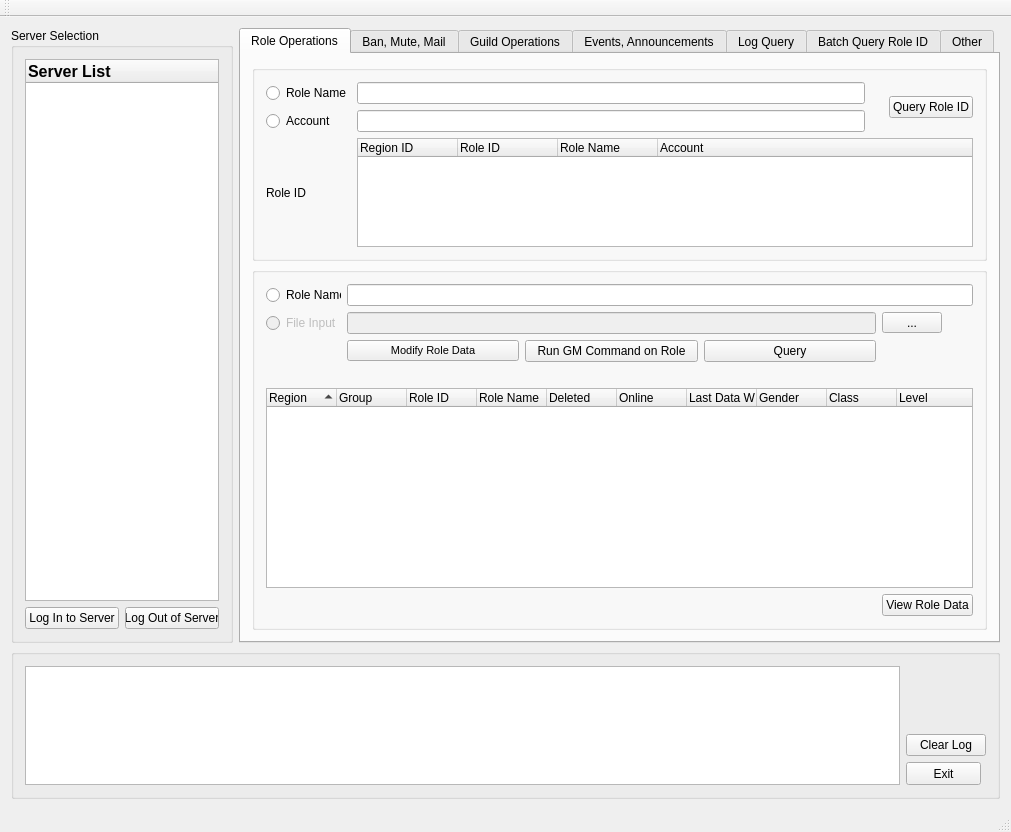
<?xml version="1.0" encoding="UTF-8"?>
<ui version="4.0">
 <class>gmtoolClass</class>
 <widget class="QMainWindow" name="gmtoolClass">
  <property name="geometry">
   <rect>
    <x>0</x>
    <y>0</y>
    <width>1011</width>
    <height>832</height>
   </rect>
  </property>
  <property name="windowTitle">
   <string>gmtool</string>
  </property>
  <widget class="QWidget" name="centralWidget">
   <layout class="QGridLayout" name="gridLayout">
    <item row="2" column="0">
     <widget class="QGroupBox" name="groupBox_12">
      <property name="minimumSize">
       <size>
        <width>150</width>
        <height>150</height>
       </size>
      </property>
      <property name="maximumSize">
       <size>
        <width>222</width>
        <height>16777215</height>
       </size>
      </property>
      <property name="title">
       <string>Server Selection</string>
      </property>
      <layout class="QGridLayout" name="gridLayout_9">
       <item row="1" column="1">
        <widget class="QPushButton" name="loginButton">
         <property name="text">
          <string>Log In to Server</string>
         </property>
        </widget>
       </item>
       <item row="1" column="2">
        <widget class="QPushButton" name="logoutButton">
         <property name="text">
          <string>Log Out of Server</string>
         </property>
        </widget>
       </item>
       <item row="0" column="1" colspan="2">
        <widget class="QTreeWidget" name="treeWidget_SvrList">
         <property name="font">
          <font>
           <pointsize>12</pointsize>
           <weight>75</weight>
           <bold>true</bold>
          </font>
         </property>
         <property name="autoFillBackground">
          <bool>false</bool>
         </property>
         <property name="alternatingRowColors">
          <bool>true</bool>
         </property>
         <property name="allColumnsShowFocus">
          <bool>true</bool>
         </property>
         <attribute name="headerCascadingSectionResizes">
          <bool>false</bool>
         </attribute>
         <attribute name="headerHighlightSections">
          <bool>false</bool>
         </attribute>
         <attribute name="headerShowSortIndicator" stdset="0">
          <bool>false</bool>
         </attribute>
         <column>
          <property name="text">
           <string>Server List</string>
          </property>
         </column>
        </widget>
       </item>
      </layout>
     </widget>
    </item>
    <item row="3" column="0" colspan="2">
     <widget class="QGroupBox" name="groupBox_6">
      <property name="minimumSize">
       <size>
        <width>500</width>
        <height>150</height>
       </size>
      </property>
      <property name="maximumSize">
       <size>
        <width>16777215</width>
        <height>150</height>
       </size>
      </property>
      <property name="title">
       <string/>
      </property>
      <layout class="QGridLayout" name="gridLayout_10">
       <item row="0" column="0" rowspan="3">
        <widget class="QTextBrowser" name="textBrowser"/>
       </item>
       <item row="1" column="1">
        <widget class="QPushButton" name="clearLogButton">
         <property name="text">
          <string>Clear Log</string>
         </property>
        </widget>
       </item>
       <item row="2" column="1">
        <widget class="QPushButton" name="exitButton">
         <property name="minimumSize">
          <size>
           <width>75</width>
           <height>23</height>
          </size>
         </property>
         <property name="maximumSize">
          <size>
           <width>75</width>
           <height>23</height>
          </size>
         </property>
         <property name="text">
          <string>Exit</string>
         </property>
        </widget>
       </item>
       <item row="0" column="1">
        <spacer name="verticalSpacer">
         <property name="orientation">
          <enum>Qt::Vertical</enum>
         </property>
         <property name="sizeHint" stdset="0">
          <size>
           <width>20</width>
           <height>40</height>
          </size>
         </property>
        </spacer>
       </item>
      </layout>
     </widget>
    </item>
    <item row="2" column="1">
     <widget class="QTabWidget" name="tabWidget">
      <property name="currentIndex">
       <number>0</number>
      </property>
      <widget class="QWidget" name="tab">
       <attribute name="title">
        <string>Role Operations</string>
       </attribute>
       <layout class="QGridLayout" name="gridLayout_2">
        <item row="0" column="0">
         <widget class="QGroupBox" name="groupBox_4">
          <property name="maximumSize">
           <size>
            <width>16777215</width>
            <height>200</height>
           </size>
          </property>
          <property name="title">
           <string/>
          </property>
          <layout class="QGridLayout" name="gridLayout_4">
           <item row="0" column="5" rowspan="2">
            <widget class="QPushButton" name="queryRoleID">
             <property name="text">
              <string>Query Role ID</string>
             </property>
            </widget>
           </item>
           <item row="2" column="0">
            <widget class="QLabel" name="label_14">
             <property name="text">
              <string>Role ID</string>
             </property>
            </widget>
           </item>
           <item row="0" column="0">
            <widget class="QRadioButton" name="radioButton_query_1">
             <property name="text">
              <string>Role Name</string>
             </property>
            </widget>
           </item>
           <item row="1" column="0">
            <widget class="QRadioButton" name="radioButton_query_2">
             <property name="text">
              <string>Account</string>
             </property>
            </widget>
           </item>
           <item row="0" column="1">
            <widget class="QLineEdit" name="lineEdit_query_1">
             <property name="toolTip">
              <string>Partial fuzzy match supported</string>
             </property>
            </widget>
           </item>
           <item row="1" column="1">
            <widget class="QLineEdit" name="lineEdit_query_2">
             <property name="toolTip">
              <string>Fuzzy match not supported</string>
             </property>
            </widget>
           </item>
           <item row="2" column="1" colspan="5">
            <widget class="QTreeWidget" name="treeWidget_queryroleid">
             <attribute name="headerDefaultSectionSize">
              <number>100</number>
             </attribute>
             <column>
              <property name="text">
               <string>Region ID</string>
              </property>
             </column>
             <column>
              <property name="text">
               <string>Role ID</string>
              </property>
             </column>
             <column>
              <property name="text">
               <string>Role Name</string>
              </property>
             </column>
             <column>
              <property name="text">
               <string>Account</string>
              </property>
             </column>
            </widget>
           </item>
          </layout>
         </widget>
        </item>
        <item row="1" column="0">
         <widget class="QGroupBox" name="groupBox_9">
          <property name="title">
           <string/>
          </property>
          <layout class="QGridLayout" name="gridLayout_11">
           <item row="0" column="0">
            <widget class="QRadioButton" name="radioButton_queryByID">
             <property name="maximumSize">
              <size>
               <width>75</width>
               <height>20</height>
              </size>
             </property>
             <property name="text">
              <string>Role Name</string>
             </property>
            </widget>
           </item>
           <item row="1" column="0">
            <widget class="QRadioButton" name="radioButton_queryByFile">
             <property name="enabled">
              <bool>false</bool>
             </property>
             <property name="maximumSize">
              <size>
               <width>75</width>
               <height>20</height>
              </size>
             </property>
             <property name="text">
              <string>File Input</string>
             </property>
            </widget>
           </item>
           <item row="0" column="1" colspan="4">
            <widget class="QLineEdit" name="lineEdit_queryByid">
             <property name="toolTip">
              <string>&lt;html&gt;&lt;head/&gt;&lt;body&gt;&lt;p&gt;Up to 10 role IDs, separated by spaces&lt;/p&gt;&lt;/body&gt;&lt;/html&gt;</string>
             </property>
            </widget>
           </item>
           <item row="4" column="2">
            <widget class="QLabel" name="label_15">
             <property name="maximumSize">
              <size>
               <width>16777215</width>
               <height>28</height>
              </size>
             </property>
             <property name="text">
              <string/>
             </property>
            </widget>
           </item>
           <item row="7" column="0" colspan="5">
            <widget class="QTreeWidget" name="treeWidget">
             <property name="minimumSize">
              <size>
               <width>400</width>
               <height>200</height>
              </size>
             </property>
             <property name="maximumSize">
              <size>
               <width>16777215</width>
               <height>500</height>
              </size>
             </property>
             <property name="verticalScrollBarPolicy">
              <enum>Qt::ScrollBarAsNeeded</enum>
             </property>
             <property name="horizontalScrollBarPolicy">
              <enum>Qt::ScrollBarAlwaysOff</enum>
             </property>
             <property name="alternatingRowColors">
              <bool>true</bool>
             </property>
             <property name="indentation">
              <number>2</number>
             </property>
             <property name="sortingEnabled">
              <bool>true</bool>
             </property>
             <property name="animated">
              <bool>false</bool>
             </property>
             <property name="columnCount">
              <number>10</number>
             </property>
             <attribute name="headerDefaultSectionSize">
              <number>70</number>
             </attribute>
             <column>
              <property name="text">
               <string>Region</string>
              </property>
             </column>
             <column>
              <property name="text">
               <string>Group</string>
              </property>
             </column>
             <column>
              <property name="text">
               <string>Role ID</string>
              </property>
             </column>
             <column>
              <property name="text">
               <string>Role Name</string>
              </property>
             </column>
             <column>
              <property name="text">
               <string>Deleted</string>
              </property>
             </column>
             <column>
              <property name="text">
               <string>Online</string>
              </property>
             </column>
             <column>
              <property name="text">
               <string>Last Data Write-back</string>
              </property>
             </column>
             <column>
              <property name="text">
               <string>Gender</string>
              </property>
             </column>
             <column>
              <property name="text">
               <string>Class</string>
              </property>
             </column>
             <column>
              <property name="text">
               <string>Level</string>
              </property>
             </column>
            </widget>
           </item>
           <item row="8" column="4">
            <widget class="QPushButton" name="viewButton">
             <property name="text">
              <string>View Role Data</string>
             </property>
            </widget>
           </item>
           <item row="1" column="4">
            <widget class="QToolButton" name="toolButton">
             <property name="minimumSize">
              <size>
               <width>60</width>
               <height>0</height>
              </size>
             </property>
             <property name="text">
              <string>...</string>
             </property>
            </widget>
           </item>
           <item row="1" column="1" colspan="3">
            <widget class="QLineEdit" name="lineEdit_queryByFile">
             <property name="enabled">
              <bool>false</bool>
             </property>
             <property name="toolTip">
              <string>TXT file, role IDs separated by spaces</string>
             </property>
            </widget>
           </item>
           <item row="3" column="2">
            <widget class="QPushButton" name="roleGMCmdhButton">
             <property name="toolTip">
              <string comment="GM command run on the role itself"/>
             </property>
             <property name="text">
              <string>Run GM Command on Role</string>
             </property>
            </widget>
           </item>
           <item row="3" column="3">
            <widget class="QPushButton" name="query_role_data_button">
             <property name="minimumSize">
              <size>
               <width>0</width>
               <height>0</height>
              </size>
             </property>
             <property name="maximumSize">
              <size>
               <width>16777215</width>
               <height>16777215</height>
              </size>
             </property>
             <property name="text">
              <string>Query</string>
             </property>
            </widget>
           </item>
           <item row="3" column="1">
            <widget class="QPushButton" name="modifyButton">
             <property name="font">
              <font>
               <pointsize>8</pointsize>
              </font>
             </property>
             <property name="text">
              <string>Modify Role Data</string>
             </property>
            </widget>
           </item>
          </layout>
         </widget>
        </item>
       </layout>
      </widget>
      <widget class="QWidget" name="tab_3">
       <attribute name="title">
        <string>Ban, Mute, Mail</string>
       </attribute>
       <layout class="QGridLayout" name="gridLayout_3">
        <item row="0" column="0">
         <widget class="QGroupBox" name="groupBox">
          <property name="title">
           <string/>
          </property>
          <layout class="QGridLayout" name="gridLayout_5">
           <item row="1" column="0">
            <widget class="QRadioButton" name="radioButton_5">
             <property name="text">
              <string>Input from File</string>
             </property>
            </widget>
           </item>
           <item row="1" column="1">
            <widget class="QLineEdit" name="lineEdit">
             <property name="toolTip">
              <string>TXT file, role IDs separated by spaces</string>
             </property>
            </widget>
           </item>
           <item row="0" column="0">
            <widget class="QRadioButton" name="radioButton_6">
             <property name="text">
              <string>Role Name</string>
             </property>
            </widget>
           </item>
           <item row="1" column="2">
            <widget class="QToolButton" name="toolButton_2">
             <property name="text">
              <string>...</string>
             </property>
            </widget>
           </item>
           <item row="0" column="1" colspan="2">
            <widget class="QTextEdit" name="textEdit_RoleID">
             <property name="minimumSize">
              <size>
               <width>0</width>
               <height>80</height>
              </size>
             </property>
             <property name="toolTip">
              <string>Up to 10 role IDs, separated by spaces</string>
             </property>
            </widget>
           </item>
           <item row="3" column="0" colspan="3">
            <widget class="QGroupBox" name="groupBox_5">
             <property name="minimumSize">
              <size>
               <width>400</width>
               <height>200</height>
              </size>
             </property>
             <property name="title">
              <string/>
             </property>
             <layout class="QGridLayout" name="gridLayout_14">
              <item row="0" column="0">
               <widget class="QLabel" name="label_17">
                <property name="text">
                 <string>Mail Title</string>
                </property>
               </widget>
              </item>
              <item row="1" column="0">
               <widget class="QLabel" name="label_18">
                <property name="text">
                 <string>Mail Content</string>
                </property>
               </widget>
              </item>
              <item row="5" column="0">
               <widget class="QLabel" name="label_19">
                <property name="text">
                 <string>Attachment Item ID</string>
                </property>
               </widget>
              </item>
              <item row="5" column="1">
               <widget class="QLineEdit" name="lineEdit_mail_2"/>
              </item>
              <item row="5" column="2">
               <widget class="QLabel" name="label_20">
                <property name="text">
                 <string>Attachment Item Count</string>
                </property>
               </widget>
              </item>
              <item row="5" column="3">
               <widget class="QLineEdit" name="lineEdit_mail_3"/>
              </item>
              <item row="5" column="4">
               <widget class="QPushButton" name="mailButton">
                <property name="text">
                 <string>Send Mail</string>
                </property>
               </widget>
              </item>
              <item row="1" column="1" colspan="4">
               <widget class="QTextEdit" name="textEdit_mail"/>
              </item>
              <item row="0" column="1" colspan="4">
               <widget class="QLineEdit" name="lineEdit_mail_1"/>
              </item>
              <item row="4" column="1">
               <widget class="QComboBox" name="mailItem_comboBox">
                <property name="enabled">
                 <bool>false</bool>
                </property>
                <property name="editable">
                 <bool>true</bool>
                </property>
                <property name="maxVisibleItems">
                 <number>16</number>
                </property>
               </widget>
              </item>
              <item row="2" column="0">
               <widget class="QLabel" name="label_11">
                <property name="text">
                 <string>Reason</string>
                </property>
               </widget>
              </item>
              <item row="2" column="1" colspan="4">
               <widget class="QTextEdit" name="mailReasonEdit"/>
              </item>
             </layout>
            </widget>
           </item>
           <item row="2" column="0" colspan="3">
            <widget class="QGroupBox" name="groupBox_3">
             <property name="minimumSize">
              <size>
               <width>450</width>
               <height>150</height>
              </size>
             </property>
             <property name="title">
              <string/>
             </property>
             <widget class="QLineEdit" name="forbiddenChatTimeEdit">
              <property name="geometry">
               <rect>
                <x>380</x>
                <y>30</y>
                <width>113</width>
                <height>20</height>
               </rect>
              </property>
             </widget>
             <widget class="QPushButton" name="forbiddenChatButton">
              <property name="geometry">
               <rect>
                <x>40</x>
                <y>80</y>
                <width>75</width>
                <height>23</height>
               </rect>
              </property>
              <property name="text">
               <string>Mute</string>
              </property>
             </widget>
             <widget class="QPushButton" name="unForbiddenChatButton">
              <property name="geometry">
               <rect>
                <x>130</x>
                <y>80</y>
                <width>75</width>
                <height>23</height>
               </rect>
              </property>
              <property name="text">
               <string>Unmute</string>
              </property>
             </widget>
             <widget class="QLabel" name="label_4">
              <property name="geometry">
               <rect>
                <x>30</x>
                <y>30</y>
                <width>111</width>
                <height>16</height>
               </rect>
              </property>
              <property name="text">
               <string>Duration (minutes)</string>
              </property>
             </widget>
             <widget class="QPushButton" name="freezeRoleButton">
              <property name="geometry">
               <rect>
                <x>280</x>
                <y>80</y>
                <width>75</width>
                <height>23</height>
               </rect>
              </property>
              <property name="text">
               <string>Ban</string>
              </property>
             </widget>
             <widget class="QPushButton" name="unfreezeRoleButton">
              <property name="geometry">
               <rect>
                <x>370</x>
                <y>80</y>
                <width>75</width>
                <height>23</height>
               </rect>
              </property>
              <property name="text">
               <string>Unban</string>
              </property>
             </widget>
             <widget class="QPushButton" name="kickRoleButton">
              <property name="geometry">
               <rect>
                <x>20</x>
                <y>120</y>
                <width>75</width>
                <height>23</height>
               </rect>
              </property>
              <property name="text">
               <string>Force Offline</string>
              </property>
             </widget>
             <widget class="QRadioButton" name="fc1_radioButton">
              <property name="geometry">
               <rect>
                <x>150</x>
                <y>30</y>
                <width>21</width>
                <height>17</height>
               </rect>
              </property>
              <property name="text">
               <string/>
              </property>
             </widget>
             <widget class="QRadioButton" name="fc2_radioButton">
              <property name="geometry">
               <rect>
                <x>350</x>
                <y>30</y>
                <width>21</width>
                <height>17</height>
               </rect>
              </property>
              <property name="text">
               <string/>
              </property>
             </widget>
             <widget class="QComboBox" name="fc1_comboBox">
              <property name="geometry">
               <rect>
                <x>180</x>
                <y>30</y>
                <width>111</width>
                <height>22</height>
               </rect>
              </property>
             </widget>
             <widget class="QLabel" name="label_13">
              <property name="geometry">
               <rect>
                <x>530</x>
                <y>0</y>
                <width>121</width>
                <height>81</height>
               </rect>
              </property>
              <property name="text">
               <string>  -1 = permanent ban</string>
              </property>
             </widget>
            </widget>
           </item>
          </layout>
         </widget>
        </item>
       </layout>
      </widget>
      <widget class="QWidget" name="tab_4">
       <attribute name="title">
        <string>Guild Operations</string>
       </attribute>
      </widget>
      <widget class="QWidget" name="tab_5">
       <attribute name="title">
        <string>Events, Announcements</string>
       </attribute>
       <layout class="QGridLayout" name="gridLayout_12">
        <item row="3" column="0">
         <spacer name="verticalSpacer_2">
          <property name="orientation">
           <enum>Qt::Vertical</enum>
          </property>
          <property name="sizeHint" stdset="0">
           <size>
            <width>20</width>
            <height>40</height>
           </size>
          </property>
         </spacer>
        </item>
        <item row="0" column="0">
         <widget class="QGroupBox" name="groupBox_13">
          <property name="minimumSize">
           <size>
            <width>400</width>
            <height>150</height>
           </size>
          </property>
          <property name="maximumSize">
           <size>
            <width>16777215</width>
            <height>200</height>
           </size>
          </property>
          <property name="title">
           <string>Announcement</string>
          </property>
          <layout class="QGridLayout" name="gridLayout_13">
           <item row="1" column="0">
            <widget class="QLabel" name="label">
             <property name="text">
              <string>Announcement Text</string>
             </property>
            </widget>
           </item>
           <item row="2" column="0">
            <widget class="QLabel" name="label_3">
             <property name="text">
              <string>Start Time</string>
             </property>
            </widget>
           </item>
           <item row="2" column="1">
            <widget class="QDateTimeEdit" name="dateTimeEdit_announce"/>
           </item>
           <item row="3" column="0">
            <widget class="QLabel" name="label_6">
             <property name="text">
              <string>Repeat Interval (sec)</string>
             </property>
            </widget>
           </item>
           <item row="3" column="1">
            <widget class="QLineEdit" name="lineEdit_announce_1"/>
           </item>
           <item row="3" column="2">
            <widget class="QLabel" name="label_16">
             <property name="text">
              <string>Repeat Count</string>
             </property>
            </widget>
           </item>
           <item row="3" column="3">
            <widget class="QLineEdit" name="lineEdit_announce_2"/>
           </item>
           <item row="4" column="3">
            <widget class="QPushButton" name="annouceButton">
             <property name="text">
              <string>Send Announcement</string>
             </property>
            </widget>
           </item>
           <item row="1" column="1" colspan="3">
            <widget class="QTextEdit" name="textEdit_announce">
             <property name="minimumSize">
              <size>
               <width>0</width>
               <height>50</height>
              </size>
             </property>
            </widget>
           </item>
           <item row="4" column="0">
            <widget class="QPushButton" name="delAnnounceButton">
             <property name="text">
              <string>Delete Announcement</string>
             </property>
            </widget>
           </item>
           <item row="0" column="0">
            <widget class="QLabel" name="label_5">
             <property name="text">
              <string>Group:</string>
             </property>
            </widget>
           </item>
           <item row="0" column="1">
            <widget class="QComboBox" name="comboBox">
             <property name="maxVisibleItems">
              <number>16</number>
             </property>
            </widget>
           </item>
          </layout>
         </widget>
        </item>
        <item row="2" column="0">
         <widget class="QTreeWidget" name="announceWidget">
          <property name="indentation">
           <number>20</number>
          </property>
          <attribute name="headerDefaultSectionSize">
           <number>100</number>
          </attribute>
          <column>
           <property name="text">
            <string>Group</string>
           </property>
          </column>
          <column>
           <property name="text">
            <string>Interval</string>
           </property>
          </column>
          <column>
           <property name="text">
            <string>Repeats Left</string>
           </property>
          </column>
          <column>
           <property name="text">
            <string>Content</string>
           </property>
          </column>
         </widget>
        </item>
        <item row="1" column="0">
         <widget class="QPushButton" name="getAnnounceButton">
          <property name="text">
           <string>Get Sent Announcements</string>
          </property>
         </widget>
        </item>
       </layout>
      </widget>
      <widget class="QWidget" name="tab_2">
       <attribute name="title">
        <string>Log Query</string>
       </attribute>
       <layout class="QGridLayout" name="gridLayout_6">
        <item row="0" column="0">
         <widget class="QGroupBox" name="groupBox_7">
          <property name="minimumSize">
           <size>
            <width>280</width>
            <height>435</height>
           </size>
          </property>
          <property name="maximumSize">
           <size>
            <width>280</width>
            <height>16777215</height>
           </size>
          </property>
          <property name="title">
           <string/>
          </property>
          <layout class="QVBoxLayout" name="verticalLayout">
           <property name="spacing">
            <number>0</number>
           </property>
           <property name="leftMargin">
            <number>0</number>
           </property>
           <property name="topMargin">
            <number>0</number>
           </property>
           <property name="rightMargin">
            <number>0</number>
           </property>
           <property name="bottomMargin">
            <number>0</number>
           </property>
           <item>
            <widget class="QGroupBox" name="groupBox_10">
             <property name="title">
              <string/>
             </property>
             <layout class="QGridLayout" name="gridLayout_7">
              <property name="leftMargin">
               <number>2</number>
              </property>
              <property name="topMargin">
               <number>2</number>
              </property>
              <property name="rightMargin">
               <number>2</number>
              </property>
              <property name="bottomMargin">
               <number>2</number>
              </property>
              <item row="2" column="0" colspan="2">
               <widget class="QPushButton" name="searchButton_log">
                <property name="text">
                 <string>Query</string>
                </property>
               </widget>
              </item>
              <item row="0" column="0" colspan="2">
               <widget class="QGroupBox" name="groupBox_11">
                <property name="title">
                 <string/>
                </property>
                <layout class="QGridLayout" name="gridLayout_8">
                 <item row="3" column="1">
                  <widget class="QLabel" name="label_8">
                   <property name="maximumSize">
                    <size>
                     <width>55</width>
                     <height>16777215</height>
                    </size>
                   </property>
                   <property name="text">
                    <string>End Time</string>
                   </property>
                  </widget>
                 </item>
                 <item row="2" column="1">
                  <widget class="QLabel" name="label_7">
                   <property name="maximumSize">
                    <size>
                     <width>55</width>
                     <height>16777215</height>
                    </size>
                   </property>
                   <property name="text">
                    <string>Start Time</string>
                   </property>
                  </widget>
                 </item>
                 <item row="2" column="2">
                  <widget class="QDateTimeEdit" name="dateTimeEdit_log_1"/>
                 </item>
                 <item row="1" column="1" colspan="2">
                  <widget class="QGroupBox" name="groupBox_14">
                   <property name="minimumSize">
                    <size>
                     <width>0</width>
                     <height>250</height>
                    </size>
                   </property>
                   <property name="title">
                    <string/>
                   </property>
                   <layout class="QGridLayout" name="gridLayout_16">
                    <item row="7" column="0">
                     <spacer name="verticalSpacer_3">
                      <property name="orientation">
                       <enum>Qt::Vertical</enum>
                      </property>
                      <property name="sizeHint" stdset="0">
                       <size>
                        <width>20</width>
                        <height>40</height>
                       </size>
                      </property>
                     </spacer>
                    </item>
                    <item row="1" column="0">
                     <widget class="QLabel" name="label_log_1">
                      <property name="text">
                       <string>Source Role ID</string>
                      </property>
                     </widget>
                    </item>
                    <item row="1" column="1">
                     <widget class="QLineEdit" name="lineEdit_log_1"/>
                    </item>
                    <item row="3" column="1">
                     <widget class="QLineEdit" name="lineEdit_log_3"/>
                    </item>
                    <item row="3" column="0">
                     <widget class="QLabel" name="label_log_3">
                      <property name="text">
                       <string>Item Serial No.</string>
                      </property>
                     </widget>
                    </item>
                    <item row="2" column="0">
                     <widget class="QLabel" name="label_log_2">
                      <property name="text">
                       <string>Item Type</string>
                      </property>
                     </widget>
                    </item>
                    <item row="2" column="1">
                     <widget class="QLineEdit" name="lineEdit_log_2"/>
                    </item>
                    <item row="6" column="1">
                     <widget class="QLineEdit" name="lineEdit_log_6"/>
                    </item>
                    <item row="4" column="1">
                     <widget class="QLineEdit" name="lineEdit_log_4"/>
                    </item>
                    <item row="5" column="1">
                     <widget class="QLineEdit" name="lineEdit_log_5"/>
                    </item>
                    <item row="6" column="0">
                     <widget class="QLabel" name="label_log_6">
                      <property name="text">
                       <string>Quest ID</string>
                      </property>
                     </widget>
                    </item>
                    <item row="4" column="0">
                     <widget class="QLabel" name="label_log_4">
                      <property name="text">
                       <string>Target Role</string>
                      </property>
                     </widget>
                    </item>
                    <item row="5" column="0">
                     <widget class="QLabel" name="label_log_5">
                      <property name="text">
                       <string>Currency Type</string>
                      </property>
                     </widget>
                    </item>
                    <item row="0" column="0">
                     <widget class="QLabel" name="label_log_0">
                      <property name="text">
                       <string>Shanda Passport</string>
                      </property>
                     </widget>
                    </item>
                    <item row="0" column="1">
                     <widget class="QLineEdit" name="lineEdit_log_0"/>
                    </item>
                   </layout>
                  </widget>
                 </item>
                 <item row="3" column="2">
                  <widget class="QDateTimeEdit" name="dateTimeEdit_log_2"/>
                 </item>
                 <item row="0" column="1" colspan="2">
                  <widget class="QComboBox" name="logComboBox"/>
                 </item>
                </layout>
               </widget>
              </item>
              <item row="1" column="0">
               <widget class="QLabel" name="label_10">
                <property name="text">
                 <string>Output File Name</string>
                </property>
               </widget>
              </item>
              <item row="1" column="1">
               <widget class="QLineEdit" name="lineEdit_log">
                <property name="text">
                 <string>output.txt</string>
                </property>
               </widget>
              </item>
             </layout>
            </widget>
           </item>
          </layout>
         </widget>
        </item>
        <item row="0" column="1">
         <widget class="QTextEdit" name="textEdit"/>
        </item>
       </layout>
      </widget>
      <widget class="QWidget" name="tab_7">
       <attribute name="title">
        <string>Batch Query Role ID</string>
       </attribute>
       <widget class="QPushButton" name="queryfileButton">
        <property name="geometry">
         <rect>
          <x>480</x>
          <y>100</y>
          <width>75</width>
          <height>23</height>
         </rect>
        </property>
        <property name="text">
         <string>Query</string>
        </property>
       </widget>
       <widget class="QLineEdit" name="queryfile_lineEdit">
        <property name="geometry">
         <rect>
          <x>50</x>
          <y>100</y>
          <width>391</width>
          <height>20</height>
         </rect>
        </property>
       </widget>
       <widget class="QLabel" name="label_12">
        <property name="geometry">
         <rect>
          <x>60</x>
          <y>150</y>
          <width>381</width>
          <height>41</height>
         </rect>
        </property>
        <property name="text">
         <string>Output file: nameTOid.txt</string>
        </property>
       </widget>
      </widget>
      <widget class="QWidget" name="tab_6">
       <attribute name="title">
        <string>Other</string>
       </attribute>
       <widget class="QLabel" name="label_2">
        <property name="geometry">
         <rect>
          <x>40</x>
          <y>20</y>
          <width>91</width>
          <height>16</height>
         </rect>
        </property>
        <property name="text">
         <string>System Command</string>
        </property>
       </widget>
       <widget class="QTextEdit" name="textEdit_gmStrCmd">
        <property name="geometry">
         <rect>
          <x>140</x>
          <y>10</y>
          <width>501</width>
          <height>161</height>
         </rect>
        </property>
       </widget>
       <widget class="QPushButton" name="pushButton_gmStrCmd">
        <property name="geometry">
         <rect>
          <x>30</x>
          <y>140</y>
          <width>75</width>
          <height>23</height>
         </rect>
        </property>
        <property name="text">
         <string>Run Command</string>
        </property>
       </widget>
      </widget>
     </widget>
    </item>
   </layout>
  </widget>
  <widget class="QMenuBar" name="menuBar">
   <property name="geometry">
    <rect>
     <x>0</x>
     <y>0</y>
     <width>1011</width>
     <height>21</height>
    </rect>
   </property>
  </widget>
  <widget class="QToolBar" name="mainToolBar">
   <attribute name="toolBarArea">
    <enum>TopToolBarArea</enum>
   </attribute>
   <attribute name="toolBarBreak">
    <bool>false</bool>
   </attribute>
  </widget>
  <widget class="QStatusBar" name="statusBar"/>
 </widget>
 <layoutdefault spacing="6" margin="11"/>
 <resources>
  <include location="gmtool.qrc"/>
 </resources>
 <connections/>
</ui>
